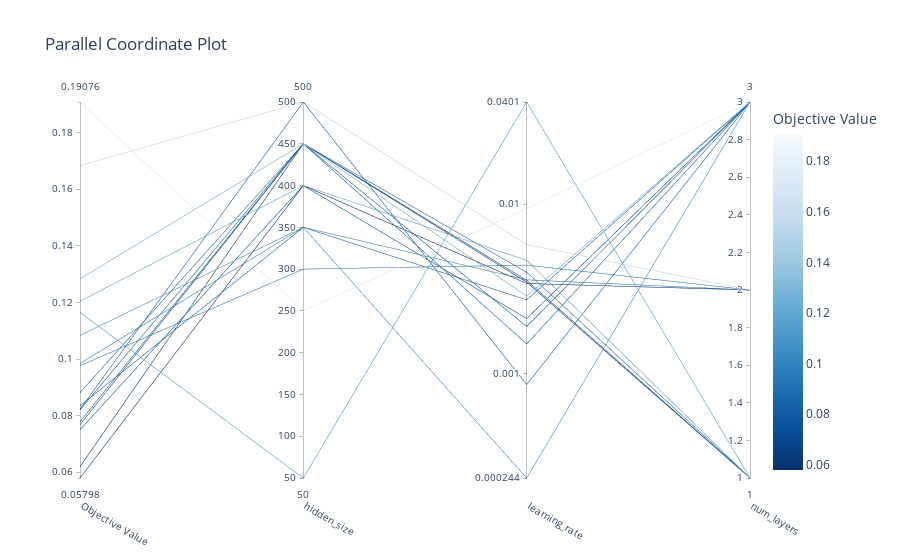

Write notebook code for a chart like this one.
### Code cell
optuna.visualization.plot_parallel_coordinate(study_architecture)

### Figure 1 — Plotly figure (JSON) as saved in the notebook; plotly's stock layout.template omitted (floating-point values rounded to 4 significant figures)
{"data": [{"dimensions": [{"label": "Objective Value", "range": [0.05798, 0.1908], "values": [0.05798, 0.08225, 0.1908, 0.1083, 0.09764, 0.08203, 0.1164, 0.1683, 0.07504, 0.08348, 0.06196, 0.07677, 0.08813, 0.1204, 0.09843, 0.07782, 0.1283]}, {"label": "hidden_size", "range": [50, 500], "values": [400, 500, 250, 350, 300, 450, 50, 500, 400, 350, 450, 450, 450, 400, 350, 450, 450]}, {"label": "learning_rate", "range": [-3.613, -1.397], "ticktext": ["0.000244", "0.001", "0.01", "0.0401"], "tickvals": [-3.613, -3, -2, -1.397], "values": [-2.467, -3.063, -2.025, -3.613, -2.358, -2.823, -1.397, -2.238, -2.674, -2.563, -2.459, -2.448, -2.401, -2.33, -2.445, -2.72, -2.541]}, {"label": "num_layers", "range": [1, 3], "values": [2, 3, 3, 3, 2, 3, 1, 2, 3, 3, 1, 1, 1, 1, 2, 3, 3]}], "labelangle": 30, "labelside": "bottom", "line": {"color": [0.05798, 0.08225, 0.1908, 0.1083, 0.09764, 0.08203, 0.1164, 0.1683, 0.07504, 0.08348, 0.06196, 0.07677, 0.08813, 0.1204, 0.09843, 0.07782, 0.1283], "colorbar": {"title": {"text": "Objective Value"}}, "colorscale": [[0, "rgb(247,251,255)"], [0.125, "rgb(222,235,247)"], [0.25, "rgb(198,219,239)"], [0.375, "rgb(158,202,225)"], [0.5, "rgb(107,174,214)"], [0.625, "rgb(66,146,198)"], [0.75, "rgb(33,113,181)"], [0.875, "rgb(8,81,156)"], [1, "rgb(8,48,107)"]], "reversescale": true, "showscale": true}, "type": "parcoords"}], "layout": {"title": {"text": "Parallel Coordinate Plot"}}}
